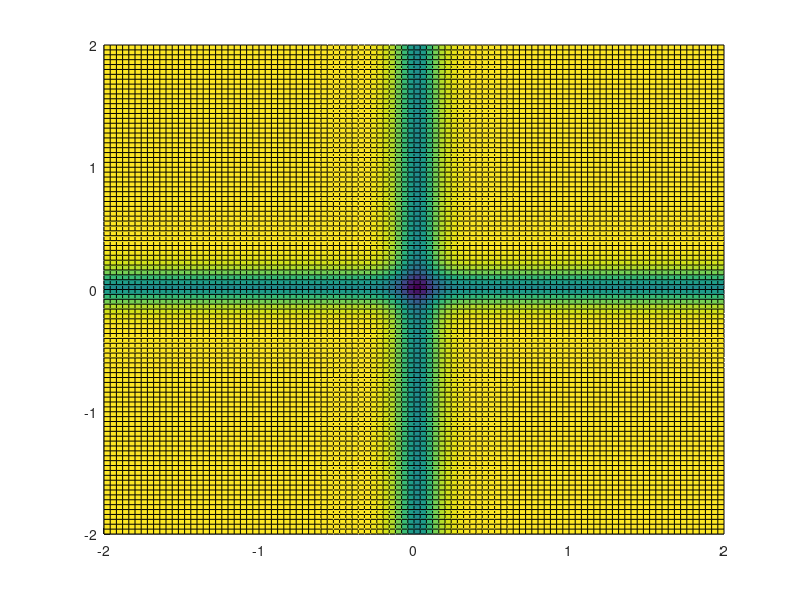

This figure's MATLAB source: (Note: this script raises an error after producing the figure.)
%%%%% EQUIVOCATION QUASARS %%%%%
close all; clear all;

    % Creates the QPSK symbol locations 
a = [1+j -1+j -1-j 1-j];

%sigmaSquared = .3;
for sigmaSquared = .1:.2:.7        
    for re = -50:50         % -50:50 creates a 101 x 101 grid 
        for im = -50:50
            x(re+51,im+51) = (re/25) + (im/25)*j;
        end
    end
    real_x = real(x);
    imag_x = imag(x);

    fx = zeros(4, 101, 101);
    fxSum = zeros(1, 101, 101);
    for loop = 1:4
        fx(loop,:,:) = (1/(2*pi*sigmaSquared))*exp((-1/(2*sigmaSquared))*abs((x-a(loop)).^2));
        fxSum(1, :,:) = fxSum(1, :,:) + fx(loop,:,:);
    end

    p_a = zeros(4, 101, 101);
    for loop = 1:4
        p_a(loop,:,:) = fx(loop,:,:) ./ fxSum;
    end
     
    H = zeros(101, 101);
    % probOfX = 1 / (101*101);
    sumOfProb = zeros(101, 101);
    for xCoord = -50:50
        for yCoord = -50:50
            for loop = 1:4
                sumOfProb(xCoord+51,yCoord+51) = sumOfProb(xCoord+51,yCoord+51) + p_a(loop,xCoord+51,yCoord+51)*log2(p_a(loop,xCoord+51,yCoord+51));
            end
            H((xCoord+51), (yCoord+51)) = -(sumOfProb(xCoord+51, yCoord+51)); 
        end
    end

%     figure();
%     hold on
%     plot(a,'o', 'MarkerFaceColor', 'white', 'Color', 'black'); % Need to fix where this plots on the z axis
%     surface(real_x, imag_x, H);
%     title("\sigma^2 = " + string(sigmaSquared));
%     xlabel('real');
%     ylabel('imaginary');
%     zlabel('Equivocation');
%     view(45, 60);
%     colormap(jet);
%     hold off
    
    figure();
    hold on
    plot(a,'o', 'MarkerFaceColor', 'white', 'Color', 'black'); % Need to fix where this plots on the z axis
    I = 2 - H;
    surface(real_x, imag_x, I);
    title("\sigma^2 = " + string(sigmaSquared));
    xlabel('real');
    ylabel('imaginary');
    zlabel('Mutual Information');
    view(45, 60);
    colormap(jet);
    hold off
end